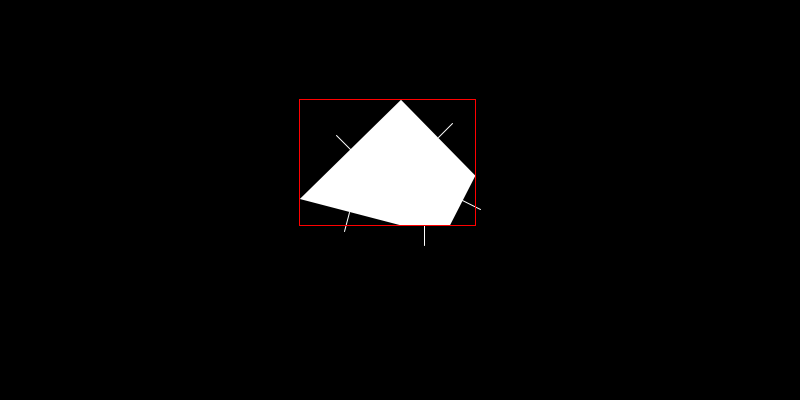
Frame 1 (no input)
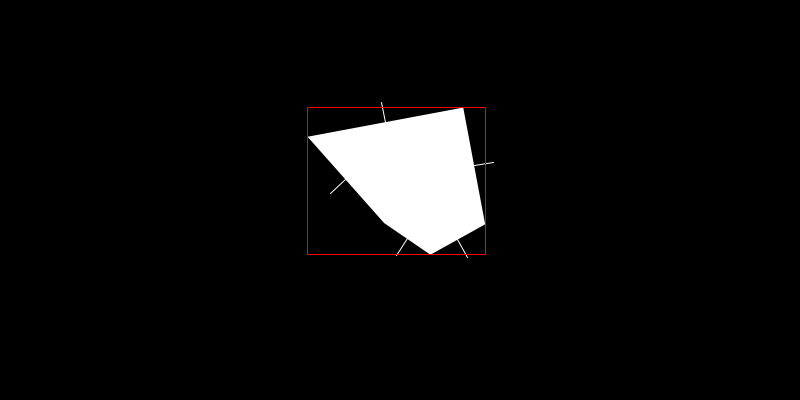
Frame 60 (the mouse pressed at the canvas centre just before this capture)
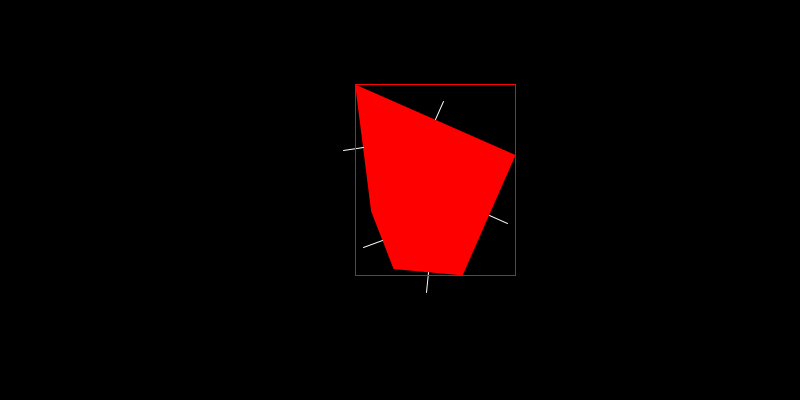
Frame 120 (the mouse held since frame 60 and released just before this capture)

The Processing sketch that drew these frames (run headless with seeded random() and noise(); from frame 60 on, the mouse is pressed at the canvas centre):

// Processing sketch: PolygonPointCollision
// ── PolygonPointCollision.pde

Polygon polygon;
boolean grow = true;

void setup(){
  size(800, 400);
  polygon = new Polygon(new PVector(width/2, height/2));
  polygon.scale = 50;
  polygon.addPoint(1.5, -.5);
  polygon.addPoint(1, .5);
  polygon.addPoint(0, .5);
  polygon.addPoint(-2, 0);
  polygon.addPoint(0, -2);
}
void draw(){
  background(0);
  if(grow){
     polygon.scale += .1;
     if(polygon.scale > 100) grow = false;
  } else {
    polygon.scale -= .1;
     if(polygon.scale < 50) grow = true;
  }
  polygon.rotation += .01;
  polygon.update();
  polygon.colliding = polygon.checkCollisionWithPoint(new PVector(mouseX, mouseY));
  polygon.draw();  
}

void keyPressed(){
  if(keyCode == 78) polygon.showDebug = !polygon.showDebug; 
}


// ── Polygon.pde
class Polygon {

  // our shape data, transformed shape data, and our normals:
  ArrayList<PVector> mpoints = new ArrayList<PVector>();
  ArrayList<PVector> tpoints = new ArrayList<PVector>();
  ArrayList<PVector> edges = new ArrayList<PVector>();
  ArrayList<PVector> normals = new ArrayList<PVector>();

  // The Matrix:
  PMatrix2D matrix = new PMatrix2D();

  // our transforming properties for the matrix:
  PVector position = new PVector();
  float rotation = 0;
  float scale = 1;

  float bbEdgeL = 0;
  float bbEdgeR = 0;
  float bbEdgeT = 0;
  float bbEdgeB = 0;

  // whether or not we're colliding:
  boolean colliding = false;
  boolean showDebug = true;

  // helps us drastically improve efficiency by
  // allowing us to prevent double-checking collisions:
  boolean doneChecking = false;

  // properties to help us avoid recalculating
  // our matrix, transformed points, and normals:
  PVector previousPosition = new PVector();
  float previousRotation = 0;
  float previousScale = 1;
  boolean sleeping = false;

  Polygon(PVector pos) {
    position = pos;
  }
  // add a point to our shape:
  // (REMEMBER THAT OUR SHAPE SHOULD BE CLOCKWISE)
  void addPoint(float x, float y) {
    mpoints.add(new PVector(x, y));
    tpoints.add(new PVector());
    normals.add(new PVector());
  }
  void update() {
    doneChecking = false;
    colliding = false;
    sleeping = false;

    // if rotation and position haven't changed,
    // DON'T bother recaculating matrix, transformed points, and normals:
    if (previousRotation == rotation && previousPosition.x == position.x && previousPosition.y == position.y && previousScale == scale) {
      sleeping = true;
      return;
    }

    previousPosition = position.get();
    previousRotation = rotation;
    previousScale = scale;

    // CALCULATE NEW MATRIX:
    matrix.reset();
    matrix.translate(position.x, position.y);
    matrix.rotate(rotation);
    matrix.scale(scale);

    // CALCULATE TRANSFORMED POINTS:

    bbEdgeL = Float.MAX_VALUE;
    bbEdgeT = Float.MAX_VALUE;
    bbEdgeR = Float.MIN_VALUE;
    bbEdgeB = Float.MIN_VALUE;

    for (int i = 0; i < mpoints.size(); i++) {
      matrix.mult(mpoints.get(i), tpoints.get(i));
      PVector p = tpoints.get(i);
      if (p.x > bbEdgeR) bbEdgeR = p.x;
      if (p.x < bbEdgeL) bbEdgeL = p.x;
      if (p.y > bbEdgeB) bbEdgeB = p.y;
      if (p.y < bbEdgeT) bbEdgeT = p.y;
    }

    // CALCULATE LEFT-HAND NORMALS: (points must be defined clockwise)
    normals = new ArrayList<PVector>();
    for (int i = 0; i < tpoints.size(); i++) {
      int j = i + 1;
      if (i >= tpoints.size() - 1) j = 0;
      PVector e = new PVector(tpoints.get(i).x - tpoints.get(j).x, tpoints.get(i).y - tpoints.get(j).y);
      PVector n = new PVector(tpoints.get(i).y - tpoints.get(j).y, tpoints.get(j).x - tpoints.get(i).x); 
      normals.add(n);
      edges.add(e);
    }
  }
  void draw() {

    fill(255);
    if (sleeping) fill(128);
    if (colliding) fill(255, 0, 0);
    noStroke();
    beginShape();
    for (PVector p : tpoints) vertex(p.x, p.y);
    endShape();

    ////////// DEBUG DRAWING CODE: //////////
    if (showDebug) {
      int count = normals.size();
      for (int i = 0; i < count; i++) {
        PVector n = normals.get(i);
        PVector mid = PVector.add(tpoints.get(i), tpoints.get(i < count - 1 ? i+1 : 0)); // get point halfway between this point and the next
        mid.mult(.5);
        if (!sleeping) n.normalize(); // inefficient!
        stroke(255);
        PVector pp = PVector.mult(n, -20);
        pp.add(mid);
        line(mid.x, mid.y, pp.x, pp.y);
      }
      // DRAW AABB:
      noFill();
      stroke(255, 0, 0);
      rect(bbEdgeL, bbEdgeT, bbEdgeR - bbEdgeL, bbEdgeB - bbEdgeT);
    }
    ////////// END DEBUG DRAWING CODE //////////
  }
  // Project ALL points onto an axis,
  // and find the shape's minimum and
  // maximum values along that axis:
  MinMax projectAlongAxis(PVector axis) {
    MinMax mm = new MinMax();

    int i = 0;
    for (PVector tp : tpoints) {
      float d = tp.dot(axis);
      if (i == 0) {
        mm.min = d;
        mm.max = d;
      } else {
        if (d < mm.min) mm.min = d;
        if (d > mm.max) mm.max = d;
      }
      i++;
    }
    return mm;
  }

  boolean checkCollisionWithPoint(PVector pt) {
    if (pt.x > bbEdgeR || pt.x < bbEdgeL || pt.y > bbEdgeB || pt.y < bbEdgeT) return false;
    // in bounding box, now check in polygon:
    for (int i = 0; i < tpoints.size(); i++) {
      PVector t = tpoints.get(i);
      PVector p = pt.get();
      p.sub(t);
      float result = normals.get(i).dot(p);
      if (result < 0) return false;
    }
    return true;
  }
}
// allows us to return 2 values from Polygon.projectAlongAxis():
class MinMax {
  float min = 0;
  float max = 0;
}
